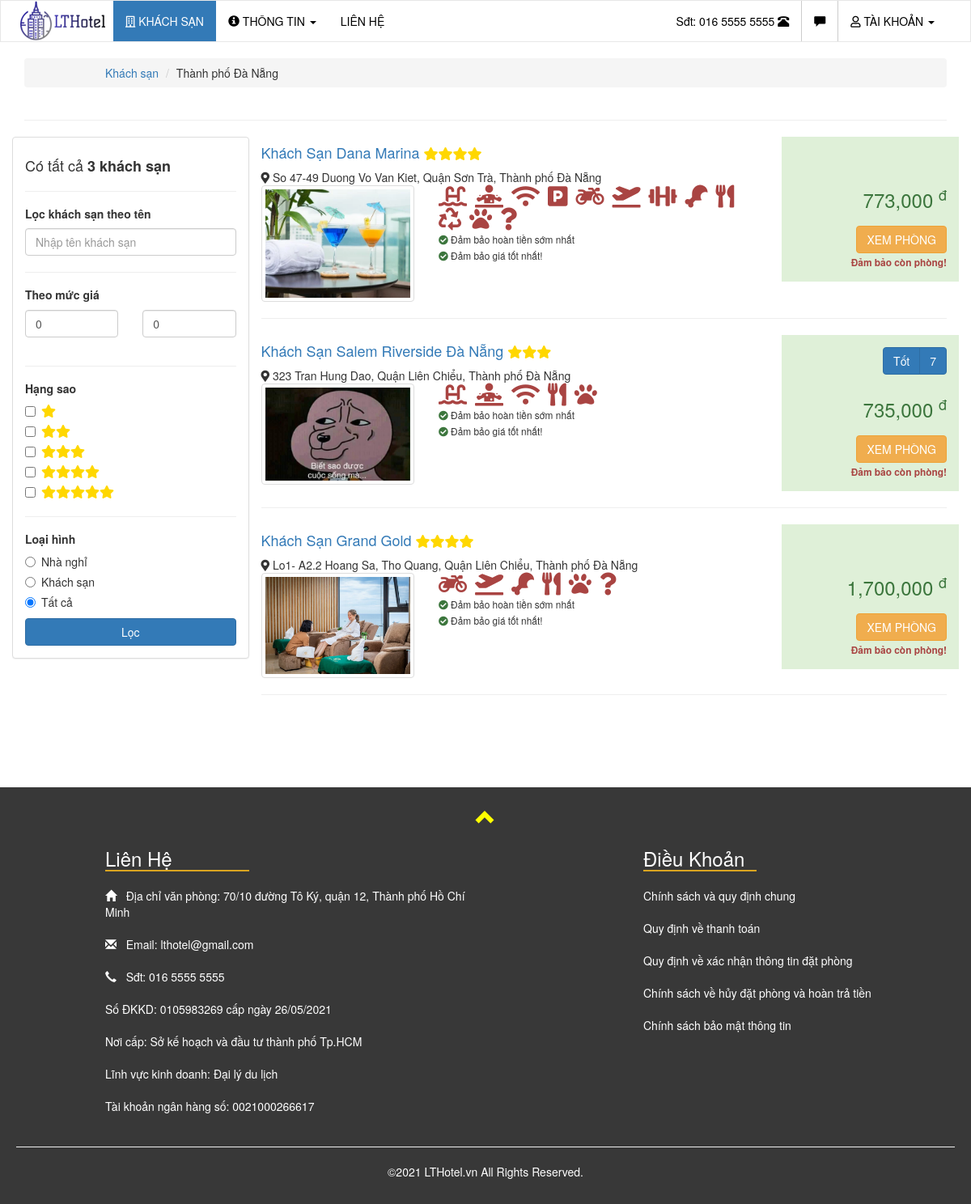
Page /index.php?controller=trang-chu/danh-sach-khach-san&city=48 on the committed database.
### tables this page shows
CREATE TABLE `tinhtp` (
  `matp` int(11) NOT NULL,
  `name` varchar(100) NOT NULL,
  `TenKhongDau` varchar(32) NOT NULL,
  `anh` varchar(255) DEFAULT NULL,
  `type` varchar(30) NOT NULL
);

CREATE TABLE `khachsan` (
  `MKs` int(11) NOT NULL,
  `TenKs` varchar(255) NOT NULL,
  `TenKhongDau` varchar(255) NOT NULL,
  `DiaChi` varchar(255) NOT NULL,
  `Huyen` int(11) NOT NULL,
  `TP` int(11) NOT NULL,
  `Avatar` varchar(255) NOT NULL,
  `Mota` varchar(500) NOT NULL,
  `GioiThieu` text NOT NULL,
  `sao` tinyint(1) NOT NULL,
  `TienIch` varchar(50) NOT NULL,
  `PhongCach` varchar(5) NOT NULL,
  `Loai` tinyint(3) NOT NULL,
  `TrangThai` smallint(3) NOT NULL,
  `email` varchar(255) NOT NULL,
  `Xoa` tinyint(4) NOT NULL
);

CREATE TABLE `tiennghi` (
  `id` int(11) NOT NULL,
  `tentn` varchar(64) NOT NULL,
  `icon` varchar(64) NOT NULL,
  `loai` tinyint(1) NOT NULL
);

### controller/controller.php (called while the page is built, shortened)
<?php
class Controller{
	public function loadView($view, $data=array())
	{
		$controller = isset($_GET['controller']) && !empty($_GET['controller']) ? $_GET['controller'] : 'trang-chu/trang-chu';
		$arr_con = explode("/", $controller);
		include("view/".$arr_con[0]."/layout.php");
	}
}
?>

### controller/trang-chu/C_khachsan.php (called while the page is built, shortened)
<?php
include_once 'controller/controller.php';
class C_khachsan extends Controller
{
	public function HienThiDanhSachKhachSan()
	{
		$id = array();
		$id['city'] = isset($_GET['city']) ? addslashes($_GET['city']) : 0;
		$id['district'] = isset($_GET['district']) ? $this->convert_vi_to_en(addslashes($_GET['district'])) : 0;
		$tenks = isset($_GET['name']) ? addslashes($_GET['name']) : '';
		$min_value = isset($_GET['min_value']) && $_GET['min_value']>0 ? intval($_GET['min_value']) : 0;
		$max_value = isset($_GET['max_value']) && $_GET['max_value']>0 ? intval($_GET['max_value']) : 0;
		$min_value = ($min_value>$max_value) ? 0 : $min_value;
		$sao = isset($_GET['sao']) && is_array($_GET['sao']) ? $_GET['sao'] : array();
		$hotel_type = isset($_GET['hotel_type']) ? intval($_GET['hotel_type']) : 2;
		if($id['city'] || $id['district']){
			$data = array('danhsachkhachsan' => array(),
			'thongtinvitri' => array(),
			'min_price' => array(),
			'tongquan' => array(),
			'tienich' => array(),
			'PhanTrang' => '');
			$loai = 0;
			$id_location = $id['district'];
			if($id['city']){ $loai = 1; $id_location = $id['city'];}
			$dvhc = new C_DVHC;
			$data['thongtinvitri'] = $dvhc->GetThongTin($id_location,$loai);
			if($data['thongtinvitri']){
				$ks = new M_khachsan;
				$phong = new M_phong;
				$danhgia = new C_danhgia;
				$tongSoRecord = $ks->DanhSachKhachSan($id_location,$loai,-1,-1,$tenks,$min_value,$max_value,$sao,$hotel_type,1);
				$PhanTrang = new C_phanTrang($tongSoRecord,$this->soHangTrenPage,$this->soPageHienThi);
				$data['PhanTrang'] = $PhanTrang->HienThiPhanTrang();
				$vitri = $PhanTrang->pageHienTai;
				$data['danhsachkhachsan'] = $ks->DanhSachKhachSan($id_location,$loai,$vitri,$this->soHangTrenPage,$tenks,$min_value,$max_value,$sao,$hotel_type,1);
				if(is_array($data['danhsachkhachsan'])):
					foreach ($data['danhsachkhachsan'] as $key => $gt) {
						$data['tongquan'][$gt['id']] = $danhgia->TongQuanDanhGiaKhachSan($gt['id']);
						$arr_min_price = $phong->MinPrice($gt['id']);
						$data['min_price'][$gt['id']] = $arr_min_price['gia'];
						$data['tienich'][$gt['id']] = $this->GetTienIch($gt['TienIch']);
					}
				endif;
				return $this->loadView('danh-sach-khach-san',$data);
			}
		}
		return $this->loadView('404');
	}
	public function GetTienIch($data){
		$data = trim($data,":");
		$ks = new M_khachsan;
		$arr_tienich = explode(":", $data);
		$arr_xuat_tienich = array();
		foreach ($arr_tienich as $value) {
			$arr_xuat_tienich[] = $ks->GetThongTinTienIch($value);
		}
		return $arr_xuat_tienich;
	}
}
?>

### model/dbconnect.php (called while the page is built, shortened)
<?php
include_once 'config.php';
class database
{
	protected $conn;
	protected function ketnoi()
	{
		global $config;
		$this->conn = new mysqli($config['hostname'],$config['username'],$config['password'],$config['database']) or die("Kết nối thất bại");
		$this->conn->query("SET NAMES utf8");
	}
	public function exec($SQLquery)
	{
		$this->result = $this->conn->query($SQLquery);
		return $this->result;
	}
	public function select($table,$condition = true,$column = "*")
	{
		$this->q = "SELECT $column FROM $table WHERE $condition";
		$this->exec($this->q);
	}
};
?>

### config.php (called while the page is built, shortened)
<?php
$config['hostname'] = 'localhost';
$config['username'] = 'root';
$config['password'] = '';
$config['database'] = 'lthotel';
?>

### model/M_DVHC.php (called while the page is built, shortened)
<?php
include_once 'model/dbconnect.php';
class M_DVHC extends database
{
	public function ThongTin($id,$loai)
	{
		if($loai == 1){
			$this->exec("SELECT tt.matp as matp, tt.name as tentinh
				FROM tinhtp tt WHERE matp = $id");
		} else {
			$this->exec("SELECT qh.maqh as maqh, qh.name as tenqh, tt.matp as matp, tt.name as tentinh
				FROM quanhuyen qh INNER JOIN tinhtp tt ON qh.matp = tt.matp
				WHERE maqh = $id");
		}
		return $this->getrow();
	}
}
?>

### controller/C_DVHC.php (called while the page is built, shortened)
<?php
include "model/M_DVHC.php";
class C_DVHC
{
	function GetThongTin($id,$loai)
	{
		$DVHC = new M_DVHC;
		return $DVHC->ThongTin($id,$loai);
	}
}
?>

### model/M_khachsan.php (called while the page is built, shortened)
<?php
include_once 'model/dbconnect.php';
class M_khachsan extends database
{
	public function DanhSachKhachSan($id,$loai=0,$start=-1,$limit=-1,$ten= '',$min_value=0,$max_value=0,$sao=array(),$loai_ks=2,$trangthai=2)
	{
		if ($loai == 0) {
            $cot = "ks.Huyen";
        } else if ($loai == 1) {
            $cot = "ks.TP";
        } else if ($loai == 2) {
            $cot = "ks.email";
        } else {
        	$cot = 1;
        }
        $q = "SELECT ks.MKs AS id, ks.TrangThai ,ks.TenKs AS ten, ks.sao AS sao, CONCAT_WS(', ',ks.DiaChi,qh.name,tt.name) AS diachi, ks.TienIch AS TienIch, ks.Loai AS Loai, Avatar
		FROM khachsan ks
		INNER JOIN tinhtp tt ON tt.matp = ks.TP
		INNER JOIN quanhuyen qh ON ks.Huyen = qh.maqh
		WHERE ks.Xoa=0 AND $cot = '$id'";
		if($trangthai != 2){
			$q.= " AND ks.TrangThai = $trangthai";
		}
		if($start > -1 && $limit > -1){
			$q .= " LIMIT ".(($start-1)*$limit).",".$limit;
			$this->exec($q);
			return $this->getAllrows();
		}
		return $this->num_rows;
    }
	public function GetThongTinTienIch($id)
	{
		$this->select("tiennghi","id='$id'","tentn,icon");
		return $this->getrow();
	}
}
?>

### model/M_danhgia.php (called while the page is built, shortened)
<?php
include_once 'model/dbconnect.php';
class M_danhgia extends database
{
	public function TongQuanDanhGiaKhachSan($MKs)
	{
		$this->exec("SELECT (AVG(ViTri) + AVG(PhucVu) +AVG(TienNghi) +AVG(Gia) +AVG(VeSinh))/5 AS danhgiatb, COUNT(*) AS SL, AVG(ViTri) AS ViTritb, AVG(PhucVu) AS PhucVutb, AVG(TienNghi) AS TienNghitb, AVG(Gia) AS Giatb, AVG(VeSinh) AS VeSinhtb FROM `danhgia` WHERE `MKs` = '$MKs'");
		return $this->getrow();
	}
}
?>

### controller/C_danhgia.php (called while the page is built, shortened)
<?php
include_once 'model/M_danhgia.php';
include_once 'controller/controller.php';
class C_danhgia extends Controller
{
	public function TongQuanDanhGiaKhachSan($MKs)
	{
		$danhgia = new M_danhgia;
		return $danhgia->TongQuanDanhGiaKhachSan($MKs);
	}
}
?>

### view/trang-chu/function.php (called while the page is built, shortened)
<?php
function XepLoaiDanhGia($diem){
	$hihi = '';
	if($diem>=8){
		$hihi = 'Xuất Sắc';
	}else if($diem>=6.5 && $diem<=7.9){
		$hihi = 'Tốt';
	}else if($diem>=5.0 && $diem<=6.4){
		$hihi = 'Tốt vừa vừa';
	}else{
		$hihi = 'Hơi tốt';
	}
	return $hihi;
}
?>

### view/trang-chu/danh-sach-khach-san.php (the view, shortened to what this page needs)
<?php
$tongkhachsan = is_array($data['danhsachkhachsan']) ? count($data['danhsachkhachsan']) : 0;
$min_value = isset($_GET['min_value']) && $_GET['min_value']>0 ? intval($_GET['min_value']) : 0;
$max_value = isset($_GET['max_value']) && $_GET['max_value']>0 ? intval($_GET['max_value']) : 0;
$min_value = ($min_value>$max_value) ? 0 : $min_value;
$hotel_type = isset($_GET['hotel_type']) ? intval($_GET['hotel_type']) : 2;
$keyword = isset($_GET['name']) ? htmlspecialchars(strip_tags($_GET['name'])) : '';
?>
<div class="container" style="padding-top: 20px;">
	<div class="row">
		<div class="col-md-12">
			<ul class="breadcrumb">
				<li class="active"><a href="index.php">Khách sạn</a></li>
				<?php if(isset($_GET['district'])):?>
				<li><a href="index.php?controller=trang-chu/danh-sach-khach-san&city=<?=$data['thongtinvitri']['matp']?>"><?=$data['thongtinvitri']['tentinh']?></a></li>
				<li><?=$data['thongtinvitri']['tenqh']?></li>
				<?php else:?>
				<li><?=$data['thongtinvitri']['tentinh']?></li>
				<?php endif; ?>
			</ul>
		</div>
		<div class="col-md-12"><hr></div>
		<div class="col-md-3">
			<div class="row">
				<div class="panel panel-default">
					<div class="panel-body">
						<form action="index.php" method="GET" onsubmit="validForm(event);">
							<h4>Có tất cả <strong><?= $tongkhachsan;?> khách sạn</strong></h4>
							<hr>
							<h5><strong>Lọc khách sạn theo tên</strong></h5>
							<input type="text" class="form-control" name="name" placeholder="Nhập tên khách sạn" value="<?=$keyword;?>">
							<hr>
							<h5><strong>Theo mức giá</strong></h5>
							<div class="row">
								<div class="col-md-6">
									<div class="form-group">
										<input type="number" id="min_value" name="min_value" class="form-control" placeholder="Tối thiểu" value="<?=$min_value;?>">
									</div>
								</div>
								<div class="col-md-6">
									<div class="form-group">
										<input type="number" id="max_value" name="max_value" class="form-control" placeholder="Tối đa" value="<?=$max_value;?>">
									</div>
								</div>
							</div>
							<hr>
							<h5><strong>Hạng sao</strong></h5>
							<?php
							for($i = 1;$i<=5;$i++){
								$checked = '';
								?>
							<div class="checkbox">
								<label><input type="checkbox" value="<?=$i?>" name="sao[]" <?=$checked;?>><span class="fas star-<?=$i?>"></span></label>
							</div>
								<?php
							}
							?>
							<hr>
							<h5><strong>Loại hình</strong></h5>
							<?php $arr_type  =  array('Nhà nghỉ','Khách sạn','Tất cả');
							foreach ($arr_type as $key => $value):
								$checked = '';
								if($hotel_type == $key) $checked = 'checked';
								?>
								<div class="radio">
									<label><input type="radio" name="hotel_type" value="<?=$key;?>" <?=$checked;?>><?=$value;?></label>
								</div>
							<?php endforeach; ?>
							<button type="submit" class="btn btn-primary btn-block">Lọc</button>
						</form>
					</div>
				</div>
			</div>
		</div>
		<div class="col-md-9">
			<div class="row">
				<?php
				if(is_array($data['danhsachkhachsan'])):
				foreach($data['danhsachkhachsan'] as $index => $giatri):
					$tongquatdiem = !empty($data['tongquan'][$giatri['id']]['danhgiatb']) ? round($data['tongquan'][$giatri['id']]['danhgiatb'],1) : 0;
					?>
				<div class="col-md-12 col-xs-12">
					<div class="row">
						<div class="col-md-9 col-xs-12">
							<h4><a href="index.php?controller=trang-chu/thong-tin-khach-san&hotel=<?php echo $giatri['id'];?>"><?php echo $giatri['ten'];?> </a><span class="fas star-<?php echo $giatri['sao'];?>"></span></h4>
							<span class="text-mute"><i class="fas fa-map-marker-alt"></i> <?php echo $giatri['diachi'];?></span>
							<div class="row">
								<div class="col-md-4 col-xs-4">
									<img class="img-thumbnail" src="<?=$giatri['Avatar']!=""? $giatri['Avatar']:"assets/img/avt-default.webp"?>">
								</div>
								<div class="col-md-8 col-xs-8">
									<?php
									if(!empty($data['tienich'][$giatri['id']])):
										foreach ($data['tienich'][$giatri['id']] as $key => $value) {
											echo '<i class="'.$value['icon'].' fa-2x text-danger" data-toggle="tooltip" title="" data-original-title="'.$value['tentn'].'" style="margin-right:10px"></i>';
										}
									endif;
									?>
									<br>
									<span><small><i class="fas fa-check-circle text-success"></i> Đảm bảo hoàn tiền sớm nhất</small></span><br>
									<span><small><i class="fas fa-check-circle text-success"></i> Đảm bảo giá tốt nhất!</small></span>
								</div>
							</div>
						</div>
						<div class="col-md-3 col-xs-12 text-right bg-success" style="padding: 15px;">
							<div class="btn-group">
								<?php if($tongquatdiem>0):?>
								<span class="btn btn-primary"><?=XepLoaiDanhGia($tongquatdiem);?></span>
								<span class="btn btn-primary"><?=$tongquatdiem;?></span>
								<?php endif;?>
							</div>
							<div style="padding-top:10px;padding-bottom:10px;height: 75px">
								<h3 class="text-success text-right">
								<?php if($data['min_price'][$giatri['id']]):
									$price = $data['min_price'][$giatri['id']];
								?>
								<?php echo number_format($price);?>
								<sup>đ</sup>
								<?php endif;?>
								</h3>
							</div>
							<a href="index.php?controller=trang-chu/thong-tin-khach-san&hotel=<?php echo $giatri['id'];?>" class="btn btn-warning text-uppercase">Xem phòng</a>
							<br>
							<small><span class="text-danger"><strong>Đảm bảo còn phòng!</strong></span></small>
						</div>
					</div>
				</div>
				<div class="col-md-12 col-xs-12"><hr></div>
				<?php endforeach; endif;?>
			</div>
			<div class="col-xs-12 col-md-12 text-center">
			</div>
		</div>
	</div>
</div>

### assets/lthotel.css (style rules this page uses)
html { scroll-behavior: smooth; }
[class*="star-"] { color: gold; font-size: 16px !important; }
.star-1::before { content: "\f005" }
.star-2::before { content: "\f005 \f005" }
.star-3::before { content: "\f005 \f005 \f005" }
.star-4::before { content: "\f005 \f005 \f005 \f005" }
.star-5::before { content: "\f005 \f005 \f005 \f005 \f005" }
.breadcrumb { padding-left: 100px; }

### rows in the picture
tinhtp: name "Thành phố Đà Nẵng"
khachsan: TenKs "Khách Sạn Dana Marina", sao 4 (drawn), diachi "So 47-49 Duong Vo Van Kiet, Quận Sơn Trà, Thành phố Đà Nẵng", Avatar (picture), MKs "773,000"
khachsan: TenKs "Khách Sạn Salem Riverside Đà Nẵng", sao 3 (drawn), diachi "323 Tran Hung Dao, Quận Liên Chiểu, Thành phố Đà Nẵng", Avatar (picture), tongquatdiem "Tốt", tongquatdiem "7", MKs "735,000"
khachsan: TenKs "Khách Sạn Grand Gold", sao 4 (drawn), diachi "Lo1- A2.2 Hoang Sa, Tho Quang, Quận Liên Chiểu, Thành phố Đà Nẵng", Avatar (picture), MKs "1,700,000"

### other values in the picture
$tongkhachsan "3"
$value "Nhà nghỉ"
$value "Khách sạn"
$value "Tất cả"
